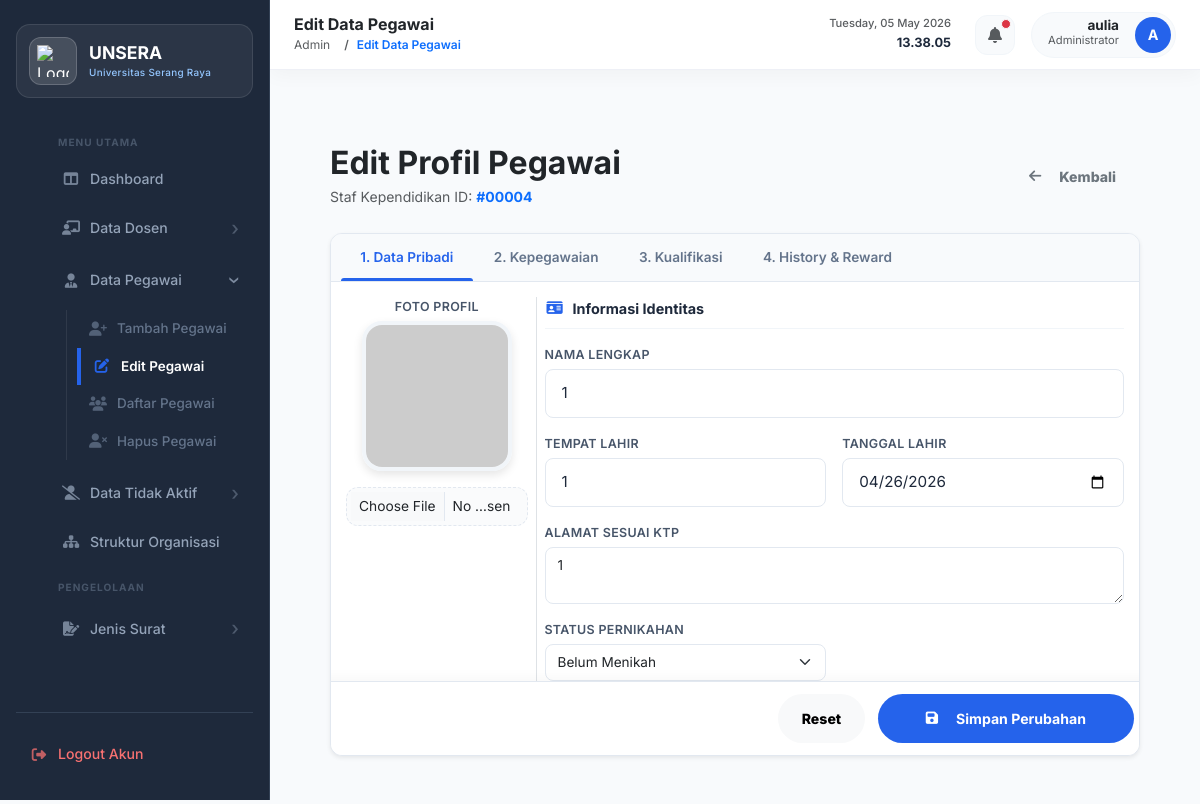
The page /form_edit_pegawai.php?id=4 (signed in) on the database its author committed.
### tables this page shows
CREATE TABLE `pegawai` (
  `id` int NOT NULL AUTO_INCREMENT,
  `nama_lengkap` varchar(100) DEFAULT NULL,
  `alamat` text,
  `ttl` varchar(100) DEFAULT NULL,
  `jenis_pegawai` varchar(50) DEFAULT NULL,
  `posisi_jabatan` varchar(100) DEFAULT NULL,
  `tmt_mulai_kerja` date DEFAULT NULL,
  `tmt_tidak_kerja` date DEFAULT NULL,
  `unit_kerja` varchar(100) DEFAULT NULL,
  `pendidikan_terakhir` varchar(10) DEFAULT NULL,
  `status_pribadi` varchar(50) DEFAULT NULL,
  `riwayat_pendidikan` varchar(50) DEFAULT NULL,
  `ket_tidak_kerja` text,
  `dok_tmtk` longblob,
  `dok_tmtk_name` varchar(255) DEFAULT NULL,
  `dok_tmtk_type` varchar(100) DEFAULT NULL,
  `foto_profil` varchar(255) DEFAULT NULL,
  `status_keaktifan` varchar(32) DEFAULT 'Aktif',
  `keterangan_keaktifan` text,
  `tgl_mulai_tidak_bekerja` date DEFAULT NULL,
  `ttl_tempat` varchar(100) DEFAULT NULL,
  `ttl_tanggal` date DEFAULT NULL,
  `status_pegawai` varchar(100) DEFAULT NULL,
  `dok_ktp` varchar(255) DEFAULT NULL,
  `dok_kk` varchar(255) DEFAULT NULL,
  `dok_status_pegawai` varchar(255) DEFAULT NULL,
  `created_at` timestamp NULL DEFAULT CURRENT_TIMESTAMP,
  PRIMARY KEY (`id`)
);

### htdocs/form_edit_pegawai.php (the view, shortened to what this page needs)
<?php
require 'db.php';
$id = $_GET['id'] ?? null;
$stmt = $conn->prepare("SELECT * FROM pegawai WHERE id = ?");
$stmt->bind_param("i", $id);
$stmt->execute();
$pegawai = $stmt->get_result()->fetch_assoc();
$ttl_tempat_val = $pegawai['ttl_tempat'];
$ttl_tanggal_val = $pegawai['ttl_tanggal'];
?>
<!DOCTYPE html>
<html lang="id">
<head>
    <link href="https://cdn.jsdelivr.net/npm/bootstrap@5.3.0/dist/css/bootstrap.min.css" rel="stylesheet">
    <link rel="stylesheet" href="https://cdnjs.cloudflare.com/ajax/libs/font-awesome/6.4.0/css/all.min.css">
    <link rel="stylesheet" href="style.css?v=<?= time() ?>">
</head>
<body>
<?php include 'components/sidebar.php'; ?>
<div class="main-content">
    <?php include 'components/navbar.php'; ?>
    <div class="container-fluid px-4 py-4">
        <div class="d-flex justify-content-between align-items-center mb-4">
            <div>
                <h2 class="fw-bold text-dark mb-1">Edit Profil Pegawai</h2>
                <p class="text-muted small mb-0">Staf Kependidikan ID: <span class="fw-bold text-primary">#<?= str_pad($id, 5, '0', STR_PAD_LEFT) ?></span></p>
            </div>
            <a href="detail_pegawai.php?id=<?= $id ?>" class="btn btn-outline-secondary rounded-pill px-4">
                <i class="fas fa-arrow-left me-2"></i>Kembali
            </a>
        </div>
        <form method="POST" enctype="multipart/form-data" onsubmit="return confirm('Apakah Anda yakin ingin menyimpan perubahan data ini?')">
            <div class="form-container shadow-sm">
                <ul class="nav nav-tabs-custom" id="formTabs" role="tablist">
                    <li class="nav-item"><button class="nav-link active" data-bs-toggle="tab" data-bs-target="#pribadi" type="button">1. Data Pribadi</button></li>
                    <li class="nav-item"><button class="nav-link" data-bs-toggle="tab" data-bs-target="#kepegawaian" type="button">2. Kepegawaian</button></li>
                    <li class="nav-item"><button class="nav-link" data-bs-toggle="tab" data-bs-target="#kualifikasi" type="button">3. Kualifikasi</button></li>
                    <li class="nav-item"><button class="nav-link" data-bs-toggle="tab" data-bs-target="#history" type="button">4. History & Reward</button></li>
                </ul>
                <div class="tab-content">
                    <div class="tab-pane fade show active" id="pribadi">
                        <div class="row g-3">
                            <div class="col-md-3 text-center border-end">
                                <div class="mb-3">
                                    <label class="form-label">Foto Profil</label>
                                    <div class="mx-auto mb-3" style="width: 150px; height: 150px; border-radius: 20px; overflow: hidden; border: 4px solid #f1f5f9; box-shadow: 0 4px 10px rgba(0,0,0,0.1);">
                                        <img id="previewFoto" src="<?= !empty($pegawai['foto_profil']) ? $pegawai['foto_profil'] : 'https://ui-avatars.com/api/?name='.urlencode($pegawai['nama_lengkap']).'&size=150' ?>" style="width:100%; height:100%; object-fit:cover;">
                                    </div>
                                    <input type="file" name="foto_profil" class="form-control form-control-sm" accept="image/*" onchange="previewImage(this)">
                                </div>
                            </div>
                            <div class="col-md-9">
                                <div class="section-title"><i class="fas fa-id-card"></i> Informasi Identitas</div>
                                <div class="row g-3">
                                    <div class="col-md-12">
                                        <label class="form-label">Nama Lengkap</label>
                                        <input type="text" name="nama_lengkap" class="form-control" value="<?= htmlspecialchars($pegawai['nama_lengkap']) ?>" required>
                                    </div>
                                    <div class="col-md-6">
                                        <label class="form-label">Tempat Lahir</label>
                                        <input type="text" name="ttl_tempat" class="form-control" value="<?= htmlspecialchars($ttl_tempat_val) ?>" required>
                                    </div>
                                    <div class="col-md-6">
                                        <label class="form-label">Tanggal Lahir</label>
                                        <input type="date" name="ttl_tanggal" class="form-control" value="<?= $ttl_tanggal_val ?>" required>
                                    </div>
                                    <div class="col-md-12">
                                        <label class="form-label">Alamat Sesuai KTP</label>
                                        <textarea name="alamat" class="form-control" rows="2" required><?= htmlspecialchars($pegawai['alamat']) ?></textarea>
                                    </div>
                                    <div class="col-md-6">
                                        <label class="form-label">Status Pernikahan</label>
                                        <select name="status_pribadi" class="form-select" required>
                                            <option value="Belum Menikah" <?= $pegawai['status_pribadi'] == 'Belum Menikah' ? 'selected' : '' ?>>Belum Menikah</option>
                                        </select>
                                    </div>
                                </div>
                            </div>
                        </div>
                    </div>
                </div>
                <div class="sticky-bottom text-end">
                    <button type="reset" class="btn btn-light rounded-pill px-4 me-2">Reset</button>
                    <button type="submit" class="btn btn-primary rounded-pill px-5 fw-bold"><i class="fas fa-save me-2"></i>Simpan Perubahan</button>
                </div>
            </div>
        </form>
    </div>
</div>
</body>
</html>

### htdocs/style.css (style rules this page uses)
:root { --primary: #2563eb; --primary-light: #60a5fa; --primary-soft: #f1f5f9; --primary-hover: #1d4ed8; --secondary: #64748b; --accent: #3b82f6; --success: #10b981; --warning: #f59e0b; --danger: #ef4444; --bg-main: #f8fafc; --surface: #ffffff; --sidebar-bg: #1e293b; --sidebar-border: #334155; --text-main: #1e293b; --text-muted: #64748b; --border-color: #e2e8f0; --radius-sm: 8px; --radius-md: 12px; --radius-lg: 16px; --radius-xl: 24px; --shadow-sm: 0 1px 3px rgba(0,0,0,0.05); --shadow-md: 0 4px 6px -1px rgba(0,0,0,0.1), 0 2px 4px -1px rgba(0,0,0,0.06); --shadow-lg: 0 10px 15px -3px rgba(0,0,0,0.1), 0 4px 6px -2px rgba(0,0,0,0.05); --transition: all 0.3s cubic-bezier(0.4, 0, 0.2, 1); }
* { box-sizing: border-box; margin: 0; padding: 0; }
body { font-family: 'Inter', system-ui, sans-serif; background-color: var(--bg-main); color: var(--text-main); line-height: 1.6; overflow-x: hidden; }
h1, h2, h3, h4 { font-family: 'Inter', sans-serif; font-weight: 600; color: var(--text-main); }
.main-content { margin-left: 270px; padding: 120px 36px 36px; min-height: 100vh; }
.btn { padding: 10px 20px; border-radius: var(--radius-md); font-weight: 600; font-size: 0.88rem; cursor: pointer; transition: var(--transition); display: inline-flex; align-items: center; gap: 7px; border: 1px solid transparent; text-decoration: none; font-family: 'Inter', sans-serif; }
.btn-primary { background: var(--primary); color: white; border-color: var(--primary); }
.form-group input[type="text"], .form-group input[type="email"], .form-group input[type="date"], .form-group input[type="number"], .form-group input[type="password"], .form-group textarea, .form-group select, input[type="text"], input[type="email"], input[type="date"], input[type="number"], input[type="password"], textarea, select { width: 100%; padding: 12px 16px; border: 1.5px solid var(--border-color); border-radius: var(--radius-sm); font-size: 0.95rem; font-family: 'Inter', sans-serif; color: var(--text-main); background: #fff; transition: var(--transition); outline: none; }
.form-group input[type="file"], input[type="file"] { width: 100%; padding: 8px 12px; border: 1.5px dashed var(--border-color); border-radius: var(--radius-md); font-size: 0.86rem; background: #fafbfc; cursor: pointer; transition: var(--transition); }
h1, h2, h3 { color: var(--text-main); font-weight: 800; }
.btn { padding: 14px 28px; border-radius: 12px; font-weight: 800; cursor: pointer; text-decoration: none; display: inline-flex; align-items: center; gap: 10px; border: none; }
.btn-primary { background: var(--primary); color: white; }
.text-center { text-align: center; }

### htdocs/form_edit_pegawai.php (style rules this page uses)
.form-container { background: white; border-radius: 12px; box-shadow: 0 4px 12px rgba(0,0,0,0.05); overflow: hidden; margin-bottom: 1.5rem; border: 1px solid #e2e8f0; }
.nav-tabs-custom { background: #f8fafc; border-bottom: 1px solid #e2e8f0; padding: 0 10px; display: flex; gap: 2px; }
.nav-tabs-custom .nav-link { border: none; padding: 0.8rem 1.2rem; color: #64748b; font-weight: 600; font-size: 0.85rem; position: relative; transition: all 0.2s; background: transparent; }
.nav-tabs-custom .nav-link.active { color: #2563eb; }
.nav-tabs-custom .nav-link.active::after { content: ''; position: absolute; bottom: 0; left: 0; width: 100%; height: 3px; background: #2563eb; border-radius: 3px 3px 0 0; }
.tab-content { padding: 15px; }
.form-label { font-weight: 600; color: #475569; font-size: 0.78rem; margin-bottom: 4px; display: block; text-transform: uppercase; letter-spacing: 0.025em; }
.form-control, .form-select { border-radius: 8px; border: 1.5px solid #e2e8f0; padding: 0.45rem 0.75rem; font-size: 0.85rem; transition: all 0.2s; background-color: #fff; }
.section-title { font-size: 0.9rem; font-weight: 700; color: #1e293b; margin-bottom: 1rem; display: flex; align-items: center; gap: 8px; padding-bottom: 8px; border-bottom: 1px solid #f1f5f9; }
.section-title i { color: #2563eb; width: 20px; text-align: center; }
.sticky-bottom { position: sticky; bottom: 0; background: white; padding: 12px 20px; border-top: 1px solid #e2e8f0; box-shadow: 0 -4px 12px rgba(0,0,0,0.03); z-index: 100; margin: 0 -15px -15px -15px; }

### rows shown on the page
pegawai: nama_lengkap "1", ttl_tempat "1", ttl_tanggal "04/26/2026", alamat "1", status_pribadi "Belum Menikah"

### other values the page prints
$page_title_text "Edit Data Pegawai"
$admin_nama "aulia"
$admin_initial "A"
str_pad($id, 5, '0', STR_PAD_LEFT) "00004"
